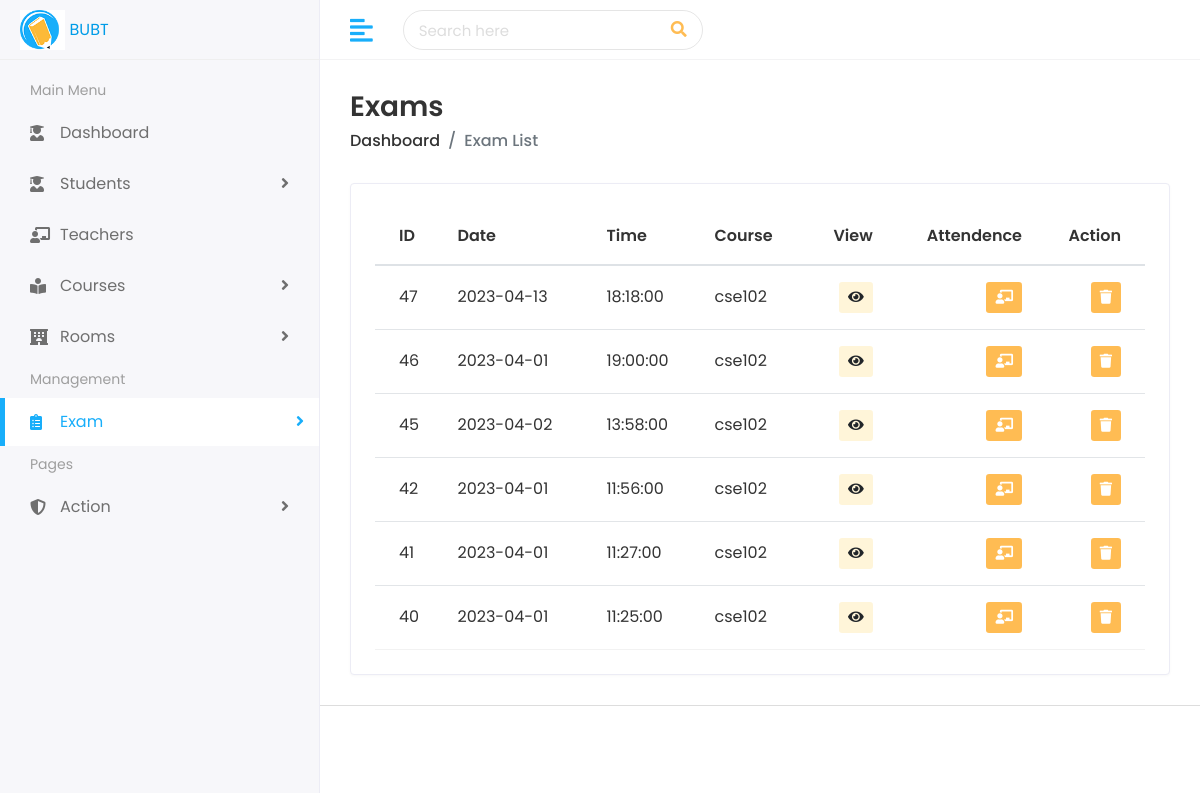
/teacher/examlist.php (signed in), run on the app's committed database.
### tables this page shows
CREATE TABLE `exam` (
  `examid` int NOT NULL,
  `date` date NOT NULL,
  `time` time NOT NULL,
  `course` varchar(200) NOT NULL,
  `rooms` json NOT NULL
);

### teacher/examlist.php (the view, shortened to what this page needs)
<?php
include("header.php");
?>
<div class="page-wrapper">
    <div class="content container-fluid">
        <div class="page-header">
            <div class="row align-items-center">
                <div class="col">
                    <h3 class="page-title">Exams</h3>
                    <ul class="breadcrumb">
                        <li class="breadcrumb-item"><a href="index.php">Dashboard</a></li>
                        <li class="breadcrumb-item active">Exam List</li>
                    </ul>
                </div>
            </div>
        </div>
        <div class="row">
            <div class="col-sm-12">
                <div class="card card-table">
                    <div class="card-body">
                        <div class="table-responsive">
                            <table class="table table-hover table-center mb-0 datatable">
                                <thead>
                                    <tr>
                                        <th>ID</th>
                                        <th>Date</th>
                                        <th>Time</th>
                                        <th>Course</th>
                                        <th class="text-right">View</th>
                                        <th class="text-right">Attendence</th>
                                        <th class="text-right">Action</th>
                                    </tr>
                                </thead>
                                <tbody>
                                    <?php
                                    $query = "select * from exam order by examid desc;";
                                    $result = $conn->query($query);
                                    if ($result->num_rows > 0) {
                                        while ($row = $result->fetch_assoc()) {
                                            $examid  = $row['examid'];
                                            $date = $row['date'];
                                            $time = $row['time'];
                                            $course  = $row['course'];
                                    ?>
                                            <tr>
                                                <td><?php echo $examid  ?></td>
                                                <td><?php echo $date  ?></td>
                                                <td><?php echo $time  ?></td>
                                                <td><?php echo $course  ?></td>
                                                <td class="text-right">
                                                    <div class="actions">
                                                        <a href="viewroom.php?examid=<?php echo $examid ?>" class="btn btn-sm bg-primary">
                                                            <i class="fas fa-eye"></i>
                                                        </a>
                                                    </div>
                                                </td>
                                                <td class="text-right">
                                                    <div class="actions">
                                                        <a href="attendence.php?examid=<?php echo $examid ?>" class="btn btn-sm bg-danger-light">
                                                            <i title="Take attendance" class="fas fa-chalkboard-teacher"></i>
                                                        </a>
                                                    </div>
                                                </td>
                                                <td class="text-right">
                                                    <div class="actions">
                                                        <a href="examdeletecore.php?examid=<?php echo $examid ?>" class="btn btn-sm bg-danger-light">
                                                            <i class="fas fa-trash"></i>
                                                        </a>
                                                    </div>
                                                </td>
                                            </tr>
                                    <?php }
                                    } ?>
                                </tbody>
                            </table>
                        </div>
                    </div>
                </div>
            </div>
        </div>
    </div>
    <?php
    include("footer.php");
    ?>

### teacher/assets/css/style.css (style rules this page uses)
html { height: 100%; }
body { background-color: #fff; color: #333; font-family: 'Poppins', sans-serif; font-size: 1rem; height: 100%; line-height: 1.5; overflow-x: hidden; }
h1, h2, h3, h4, h5, h6 { font-family: 'Poppins', sans-serif; margin-top: 0; }
a { color: #009ce7; }
input, button, a { transition: all 0.4s ease; -moz-transition: all 0.4s ease; -o-transition: all 0.4s ease; -ms-transition: all 0.4s ease; -webkit-transition: all 0.4s ease; }
ul, ol { padding: 0px; list-style: none; }
.table { color: #333; max-width: 100%; margin-bottom: 0; width: 100%; }
.table thead tr th { font-weight: 600; }
.table tbody tr { border-bottom: 1px solid rgba(0, 0, 0, 0.05); }
.table.table-center td, .table.table-center th { vertical-align: middle; }
.card-table .card-body .table > thead > tr > th { border-top: 0; }
.card-table .card-body .table tr td:first-child, .card-table .card-body .table tr th:first-child { padding-left: 1.5rem; }
.card-table .card-body .table tr td:last-child, .card-table .card-body .table tr th:last-child { padding-right: 1.5rem; }
.card-table .table td, .card-table .table th { border-top: 1px solid #e2e5e8; padding: 1rem 0.75rem; white-space: nowrap; }
.bg-primary { background-color: #fff5d9 !important; }
.card { border: 1px solid #ececf5; box-shadow: 0 1px 3px 0 rgba(0, 0, 0, 0.03); margin-bottom: 1.875rem; }
.card-body { padding: 1.5rem; }
.bg-danger-light { background-color:#FFBC53 !important; color:#fff !important; }
.page-wrapper { margin-left: 320px; padding-top: 60px; position: relative; transition: all 0.4s ease; }
.page-wrapper > .content { padding: 1.875rem 1.875rem 0; }
.page-header { margin-bottom: 1.875rem; }
.page-header .breadcrumb { background-color: transparent; color: #6c757d; font-size: 1rem; font-weight: 500; margin-bottom: 0; padding: 0; }
.page-header .breadcrumb a { color: #333; }
.page-title { font-size: 28px; font-weight: 600; color: #333; margin-bottom: 5px; }

### data on the page
exam: examid "47", date "2023-04-13", time "18:18:00", course "cse102"
exam: examid "46", date "2023-04-01", time "19:00:00", course "cse102"
exam: examid "45", date "2023-04-02", time "13:58:00", course "cse102"
exam: examid "42", date "2023-04-01", time "11:56:00", course "cse102"
exam: examid "41", date "2023-04-01", time "11:27:00", course "cse102"
exam: examid "40", date "2023-04-01", time "11:25:00", course "cse102"
